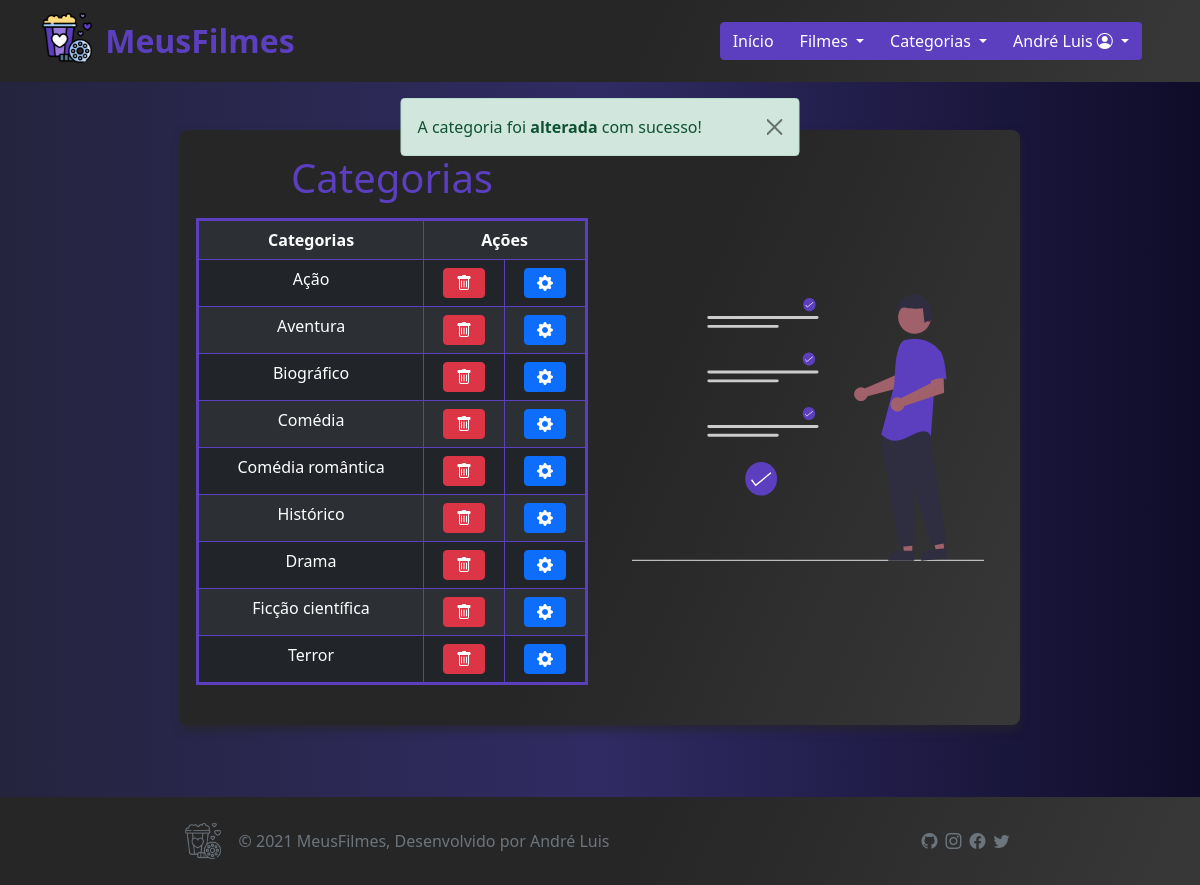
Page /listar-categorias.php?alterado=true (signed in) on the committed database.
### tables this page shows
CREATE TABLE `categoria` (
  `id` int(10) NOT NULL,
  `nome` varchar(100) NOT NULL
);

### banco-filmes.php (called while the page is built, shortened)
<?php
    function listaCategorias($conexao){
        $categorias = array();
        $resultado = mysqli_query($conexao, "select * from categoria");
        while($categoria = mysqli_fetch_assoc($resultado)){
            array_push($categorias, $categoria);
        }
        return $categorias;
    }
?>

### listar-categorias.php (the view, shortened to what this page needs)
<?php
    include("header.php");
    include("conecta.php");
    include("banco-filmes.php");
?>
<?php
    if(isset($_GET["alterado"])) {
        $alterado = $_GET["alterado"];
    } else {
        $alterado = '';
    }
?>
<?php
    if ($alterado == "true") {
    ?>
        <div class="container sticky-top">
            <div class="alert alert-success alert-dismissible fade show position-absolute top-0 start-50 translate-middle-x mt-3" style="width: 35%;" role="alert">
                A categoria foi <strong>alterada</strong> com sucesso!
                <button type="button" class="btn-close" data-bs-dismiss="alert" aria-label="Close"></button>
            </div>
        </div>
    <?php
    }
    ?>
    <section class="mt-5">
        <div class="custom-home-container">
            <div id="home-pg">
                <div class="row">
                    <div class="col-md-6">
                    <h1 class="titulo-home">Categorias</h1>
                    <?php
                    if (listaCategorias($conexao) == null) {
                        ?>
                            <div class="row d-flex justify-content-center mt-4">
                                <div class="col-md-12">
                                    <h5 class="paragrafo-home text-muted text-center">Ops... Nenhuma categoria encontrada!</h5>
                                    <img class="mx-auto d-block mt-3" style="width: 50%;" src="img/searching.svg" alt="Nada encontrado" >
                                </div>
                            </div>
                    <?php
                    } else {
                    ?>
                        <table class="table table-dark table-striped table-bordered border-padrao text-center mt-3">
                            <tr class="text-white">
                                <td><b>Categorias</b></td>
                                <td colspan="2"><b>Ações</b></td>
                            </tr>
                        <?php
                        $categorias = listaCategorias($conexao);
                            foreach($categorias as $categoria){
                        ?>
                            <tr class="text-white">
                                <td><?php echo $categoria["nome"]; ?></td>
                                <td><a class="btn btn-danger" href="remove-categoria.php?id=<?php echo $categoria["id"] ?>"><i class="bi bi-trash"></i></a></td>
                                <td><a class="btn btn-primary" href="altera-categoria-form.php?id=<?php echo $categoria["id"] ?>"><i class="bi bi-gear-fill"></td>
                            </tr>
                        <?php
                        }
                    }
                        ?>
                        </table>
                    </div>
                    <div class="col-md-6 d-flex">
                        <img class="img-home mx-auto d-block" src="img/list.svg" alt="Cinema em casa">
                    </div>
                </div>
            </div>
        </div>
    </section>
<?php include("footer.php"); ?>

### header.php (shortened to what this page needs)
<!DOCTYPE html>
<html lang="pt-br">
	<head>
		<link rel="stylesheet" href="css/bootstrap.min.css">
		<link rel="stylesheet" href="css/style.css">
		<link rel="stylesheet" href="https://cdn.jsdelivr.net/npm/bootstrap-icons@1.5.0/font/bootstrap-icons.css">
	</head>
	<body>
        <nav class="navbar navbar-expand-lg navbar-dark nav-bg">
            <div class="container">
                <a class="navbar-brand" href="index.php">
                    <img class="d-inline-block align-text-center me-2" width="50" src="img/logo.png" alt="logo">
                    <h2 class="nav-title d-inline-block align-text-top">MeusFilmes</h2>
                </a>
                <div class="collapse navbar-collapse justify-content-end" id="navbarNav">
                    <div class="btn-group me-3">
                        <a href="index2.php" class="btn btn-menu">Início</a>
                        <div class="dropdown">
                            <button class="btn btn-menu btn-drop-center dropdown-toggle" type="button" data-bs-toggle="dropdown" aria-expanded="false">
                                Filmes
                            </button>
                        </div>
                        <div class="dropdown">
                            <button class="btn btn-menu btn-drop-center dropdown-toggle" type="button" data-bs-toggle="dropdown" aria-expanded="false">
                                Categorias
                            </button>
                        </div>
                        <div class="dropdown">
                            <button class="btn btn-menu btn-drop-end dropdown-toggle" type="button" data-bs-toggle="dropdown" aria-expanded="false">
                                <?php echo $_SESSION["nome-usuario"]; ?> <i class="bi bi-person-circle"></i>
                            </button>
                        </div>
                    </div>
                </div>
            </div>
        </nav>

### footer.php (shortened to what this page needs)
	<div class="rodape-bg mt-5">
		<footer class="d-flex flex-wrap justify-content-center align-items-center py-4">
			<div class="col-12-md-4 d-flex align-items-center">
				<a href="index.php" class="mb-3 me-2 mb-md-0 text-muted text-decoration-none lh-1">
					<img class="d-inline-block align-text-center me-2" width="40" src="img/logo-footer.png" alt="logo">
				</a>
				<span class="text-muted me-2">&copy; 2021 MeusFilmes, Desenvolvido por André Luis</span>
			</div>
			<ul class="nav col-md-4 justify-content-end list-unstyled d-flex">
				<a class="me-2 mb-md-0 text-muted text-decoration-none lh-1" href="#"><i class="bi bi-github"></i></a>
				<a class="me-2 mb-md-0 text-muted text-decoration-none lh-1" href="#"><i class="bi bi-instagram"></i></a>
				<a class="me-2 mb-md-0 text-muted text-decoration-none lh-1" href="#"><i class="bi bi-facebook"></i></a>
				<a class="me-2 mb-md-0 text-muted text-decoration-none lh-1" href="#"><i class="bi bi-twitter"></i></a>
			</ul>
		</footer>
	</div>
	</body>
</html>

### css/style.css (style rules this page uses)
body { background: #0f0c29; background: -webkit-linear-gradient(to right, #24243e, #302b63, #0f0c29); background: linear-gradient(to right, #24243e, #302b63, #0f0c29); }
.btn-menu { color: #fff; background-color: #5B3FBF; border-color: #5B3FBF; }
.btn-drop-center { border-radius: 0; }
.btn-drop-end { border-radius: 0 0.2rem 0.2rem 0; }
.nav-title { color: #5B3FBF; font-weight: bold; }
.nav-bg { background-color: #262626; background-image: linear-gradient( 114.1deg, rgba(38,38,38,1) 53.4%, rgba(56,56,56,1) 100.1% ); }
#home-pg { width: 70%; min-width: 300px; padding: 24px 16px 24px 16px; margin-bottom: 2%; background-color: #262626; background-image: linear-gradient( 114.1deg, rgba(38,38,38,1) 53.4%, rgba(56,56,56,1) 100.1% ); border-radius: 8px; box-shadow: 0px 5px 8px 0.025rem #262626a8; }
.custom-home-container { display: flex; justify-content: center; }
#home-pg .img-home { width: 90%; }
#home-pg .titulo-home { text-align: center; color: #5B3FBF; }
.rodape-bg { background-color: #262626; background-image: linear-gradient( 114.1deg, rgba(38,38,38,1) 53.4%, rgba(56,56,56,1) 100.1% ); }
.border-padrao { border: solid 3px; border-color: #5B3FBF; }

### rows in the picture
categoria: nome "Ação"
categoria: nome "Aventura"
categoria: nome "Biográfico"
categoria: nome "Comédia"
categoria: nome "Comédia romântica"
categoria: nome "Histórico"
categoria: nome "Drama"
categoria: nome "Ficção científica"
categoria: nome "Terror"

### other values in the picture
$_SESSION["nome-usuario"] "André Luis"
